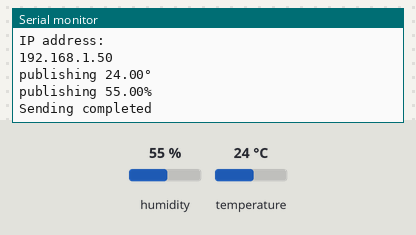
Bench run of a sketch on a simulated ESP8266 (Wemos D1 mini). Shown: the last lines printed to the serial monitor. The test bench sets the inputs (shaded band); at power-on: humidity 55 %, temperature 24 °C. WiFi joins after 1.5 s; servers stay silent unless stated; no MQTT or app messages arrive unless stated.

Above: at 2.7 s.
2.8 s: humidity set to 22 %
At 6.9 s:
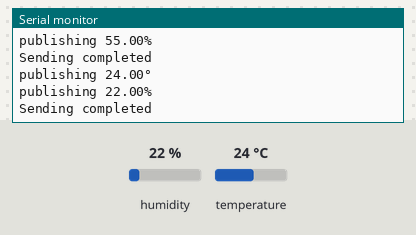
8.8 s: temperature set to 12 °C
At 12.2 s:
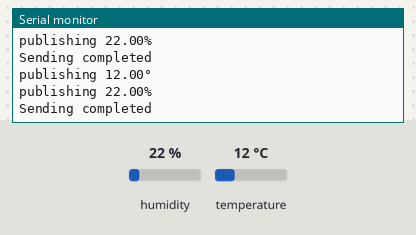
14.8 s: humidity set to 40 %
At 17.5 s:
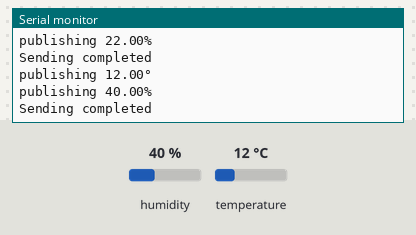
Timing chart, 0 to 19.0 s (numbered marks = the images above; inputs shaded):
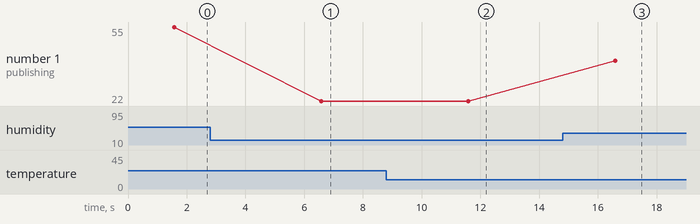

The sketch:

DHT22Wemos.ino
```cpp
#include <ESP8266WiFi.h>
#include "DHT.h"
#include <ESP8266mDNS.h>
#include <PubSubClient.h>


const char* WIFI_SSID = "xxxxxxxxx"; // wifi ssid
const char* WIFI_PWD = "xxxxxxxx";  // wifi password


IPAddress MQTTserver(192, 168, 1, 92);
WiFiClient wclient;
PubSubClient client(wclient, MQTTserver);

#define DHTPIN D1 // Wemos D1 Mini's D1 pin ....DHT PIN 2 (data)
#define DHTTYPE DHT22   // DHT 22  (AM2302), AM2321


const int UPDATE_INTERVAL_SECS = 9; // Update every 9 second...modify if you want :-)


// Initialize the temperature/ humidity sensor
DHT dht(DHTPIN, DHTTYPE);

float oldH ;
float oldT ;


void setup() {
  // Setup console
  Serial.begin(115200);
  delay(10);
  dht.begin();
  WiFi.mode(WIFI_STA);
  WiFi.begin(WIFI_SSID, WIFI_PWD);
  while (WiFi.status() != WL_CONNECTED) {
    delay(500);
    Serial.print(".");
  }
  Serial.println("WiFi connected");
  Serial.println("IP address: ");
  Serial.println(WiFi.localIP());
}


void HomeKit(){
    if (WiFi.status() == WL_CONNECTED) {
    if (!client.connected()) {
      if (client.connect("ESP8266: DHT Sensor")) {
        client.publish("HomeKit","Temperature and Humidity Sensor Online!");
      }
    }

    if (client.connected())


    {

     float h = dht.readHumidity();
     float t = dht.readTemperature();

  if (isnan(h) || isnan(t) ){
    Serial.println("Failed to read from DHT sensor!");
    return;
  }


  if (t != oldT || h != oldH )
  {

    oldT = t;
    oldH = h;
  }


      Serial.println("publishing " +  String(dht.readTemperature()) + "°");
        client.publish("RoomTemperature",String(dht.readTemperature()));   // RoomTemperature = temp topic
        Serial.println("publishing " +  String(dht.readHumidity()) + "%");
        client.publish("RoomHumidity",String(dht.readHumidity()));   // RoomHumidity = humidity topic
        client.loop();
    }

  }
}

void loop() {
 HomeKit();
 Serial.println("Sending completed");
 delay(5000);  // publish delay
}
```

Measured:
- after the input at 2.8 s, the serial monitor: prints a new line after 3.8 s (image 1)
- after the input at 8.8 s, the serial monitor: prints a new line after 2.8 s (image 2)
- after the input at 14.8 s, the serial monitor: prints a new line after 1.8 s (image 3)
- plotted number 1: 55 → 22 after the input at 2.8 s, 22 → 40 after the input at 14.8 s
